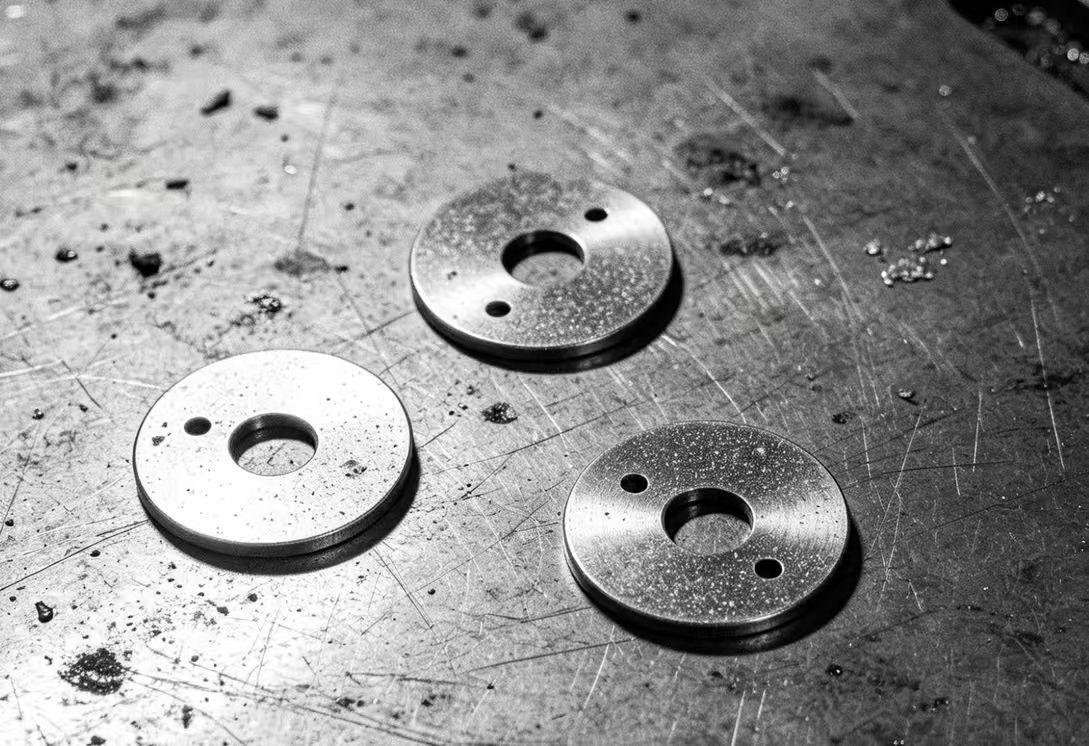
#> input picture data/part.png, 1089 x 746 px
$ jupyter execute part.ipynb
#> lines starting #> are read from the running program, lines starting #| are printed output that depends on the picture; after the words box and inside, x2 and y2 are one past the last pixel; in counts of white or black regions, pixels touching at a corner belong together
[cell 1]
# (一) OpenCV 传统图像处理（满分35分，基础必做）
# 给定一张工业零件图片part.png，使用OpenCV Python完成完整流水线处理：
# 1. 读取图像，转为灰度图；（4分）
# 2. 使用合适滤波去除图片椒盐噪声；（3分）
# 3. 形态学操作：去除微小噪点，填充零件内部细小孔洞；（7分）
# 4. 查找所有外部轮廓，筛选有效零件轮廓；（8分）
# 5. 在原图绘制筛选后的轮廓，并标注每个轮廓外接矩形、中心坐标；（8分）
# 6. 保存最终处理完成的可视化结果 `result_part.png`。（5分）

[cell 2]
# 1. 读取图像，转为灰度图；（4分）
import cv2 as cv

img = cv.imread('./data/part.png')
#> img is the input picture: shape (746, 1089, 3); mean B, G, R 144.2, 144.2, 144.2
img = cv.resize(img, (800, 500))
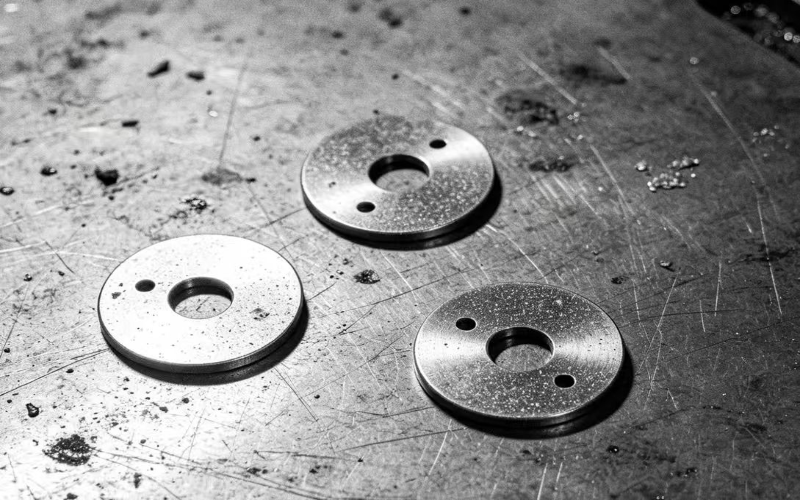
#> img: shape (500, 800, 3); mean B, G, R 144, 144, 144
gray = cv.cvtColor(img, cv.COLOR_BGR2GRAY)

cv.imshow('gray', gray)
cv.waitKey(0)
cv.destroyAllWindows()

[cell 3]
# 2. 使用合适滤波去除图片椒盐噪声；（3分）
# 中值滤波对椒盐噪声效果最佳
kernel_size = 5
median_filtered_image = cv.medianBlur(gray, kernel_size)
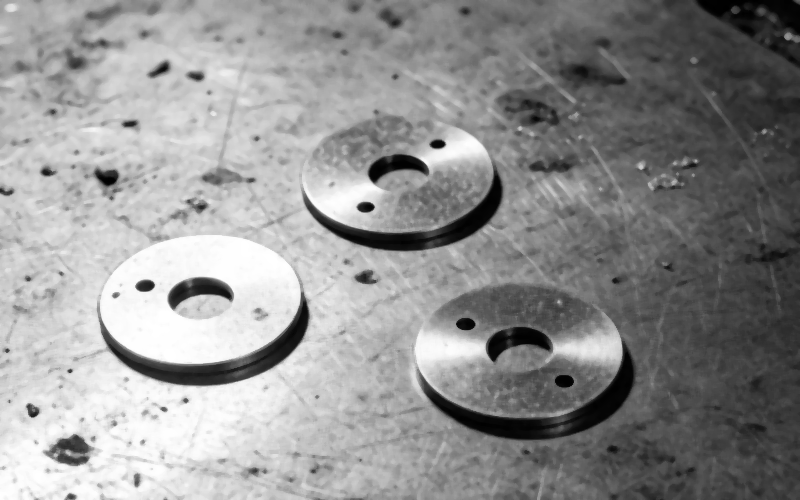
#> median_filtered_image: shape (500, 800); min 0, max 255, mean 144.6

cv.imshow('median_filtered_image', median_filtered_image)
cv.waitKey(0)
cv.destroyAllWindows()

[cell 4]
# 3. 形态学操作：去除微小噪点，填充零件内部细小孔洞；（7分）
# 自适应阈值二值化（反相）
binary = cv.adaptiveThreshold(
    median_filtered_image,      # 输入图像（灰度图）
    255,                        # 阈值最大值，前景像素设为此值
    cv.ADAPTIVE_THRESH_GAUSSIAN_C,  # 自适应方法：高斯加权平均
    cv.THRESH_BINARY_INV,       # 反相二值化：暗区域为前景(白色)
    blockSize=31,               # 邻域大小(必须是奇数)
    C=10                        # 常数，从局部均值中减去
)
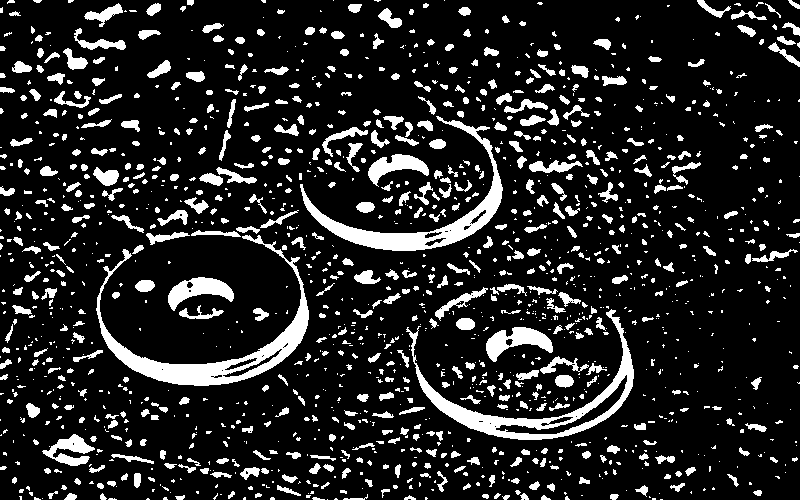
#> binary: shape (500, 800); 14.3% white; 1506 white regions (923 under 20 px), largest, box (x1, y1, x2, y2) and area: (96, 235, 309, 386) 4958, (406, 309, 634, 440) 4094, (300, 116, 503, 251) 4003

# 闭运算：填充孔洞（先膨胀后腐蚀）
kernel_close = cv.getStructuringElement(cv.MORPH_RECT, (9, 9))
closed = cv.morphologyEx(binary, cv.MORPH_CLOSE, kernel_close)
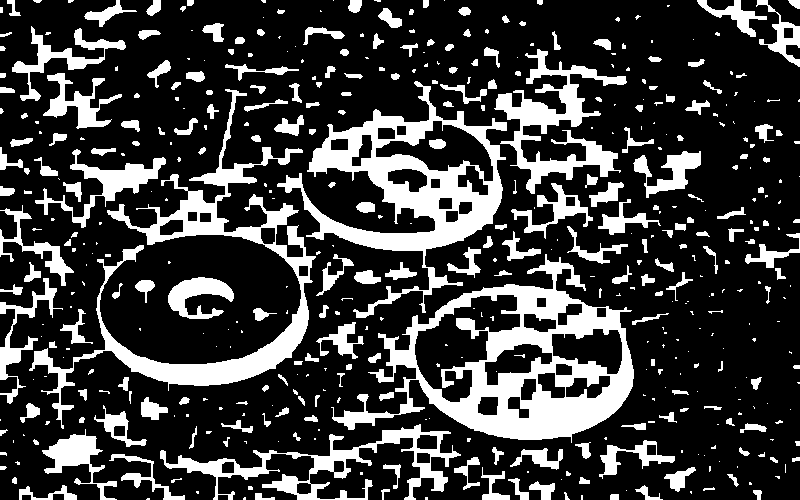
#> closed: shape (500, 800); 23.7% white; 476 white regions (242 under 20 px), largest, box (x1, y1, x2, y2) and area: (331, 254, 634, 443) 18077, (277, 81, 507, 318) 13463, (29, 89, 316, 429) 12091

# 开运算：去除噪点（先腐蚀后膨胀）
kernel_open = cv.getStructuringElement(cv.MORPH_RECT, (3, 3))
opened = cv.morphologyEx(closed, cv.MORPH_OPEN, kernel_open)
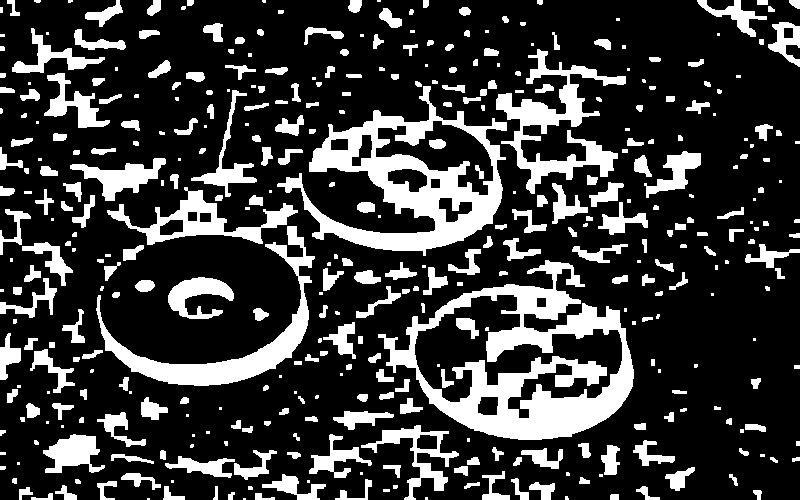
#> opened: shape (500, 800); 22.6% white; 402 white regions (109 under 20 px), largest, box (x1, y1, x2, y2) and area: (378, 260, 634, 440) 16338, (277, 86, 507, 256) 12384, (96, 226, 315, 386) 5719

cv.imshow('closed and opened', cv.hconcat([closed, opened]))
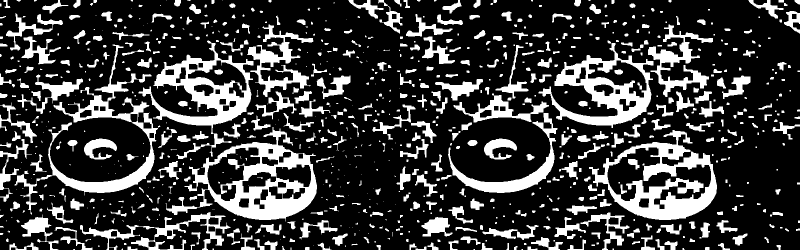
#> window 'closed and opened': shape (500, 1600) (shown at 1/2 size); 23.2% white; 873 white regions (349 under 20 px)
cv.waitKey(0)
cv.destroyAllWindows()

[cell 5]
# 4. 查找所有外部轮廓，筛选有效零件轮廓；（8分）
# 查找最外层轮廓（检测最外层轮廓，压缩轮廓点）
contours, _ = cv.findContours(opened, cv.RETR_EXTERNAL, cv.CHAIN_APPROX_SIMPLE)
#> contours = 396 contours, 162 with area under 20; largest, box (x1, y1, x2, y2) and area: (378, 260, 634, 440) 27172, (277, 86, 507, 256) 17322, (96, 226, 315, 386) 5292, (496, 49, 626, 194) 4687, (107, 187, 298, 245) 3229

# 按面积筛选：保留面积大于图像1.2%的轮廓
valid_contours = []
img_area = img.shape[0] * img.shape[1]
#> img_area = 400000
min_area_threshold = img_area * 0.012
#> min_area_threshold = 4800

for contour in contours:
    if cv.contourArea(contour) >= min_area_threshold:
        valid_contours.append(contour)
#> this loop made 396 passes
#> contour on passes 1 to 3: [[243, 498], [243, 499], [245, 499], [245, 498]], [[147, 498], [147, 499], [149, 499], [149, 498]], [[425, 497], [425, 499], [427, 499], [427, 497]]
#> after the loop, valid_contours = 3 contours; box (x1, y1, x2, y2) and area: (378, 260, 634, 440) 27172, (277, 86, 507, 256) 17322, (96, 226, 315, 386) 5292

print(f"检测到 {len(contours)} 个轮廓，筛选后保留 {len(valid_contours)} 个有效零件轮廓")
#| 检测到 396 个轮廓，筛选后保留 3 个有效零件轮廓

[cell 6]
# 5. 在原图绘制筛选后的轮廓，并标注每个轮廓外接矩形、中心坐标；（8分）
result = img.copy()

for i, contour in enumerate(valid_contours):
    cv.drawContours(result, [contour], -1, (0, 255, 0), 2)  # 绿色轮廓
    x, y, w, h = cv.boundingRect(contour)
    cv.rectangle(result, (x, y), (x + w, y + h), (0, 0, 255), 2)  # 红色矩形

    cx, cy = x + w // 2, y + h // 2
    cv.drawMarker(result, (cx, cy), (255, 0, 0), cv.MARKER_CROSS, 10, 2)  # 蓝色中心

    label = f"Part{i+1}({x},{y})"
    cv.putText(result, label, (x, y - 10), cv.FONT_HERSHEY_SIMPLEX, 0.8, (255, 255, 0), 2)
#> this loop made 3 passes
#> (x, y, w, h, cx, cy) on passes 1 to 3: (378, 260, 256, 180, 506, 350), (96, 226, 219, 160, 205, 306), (277, 86, 230, 170, 392, 171)
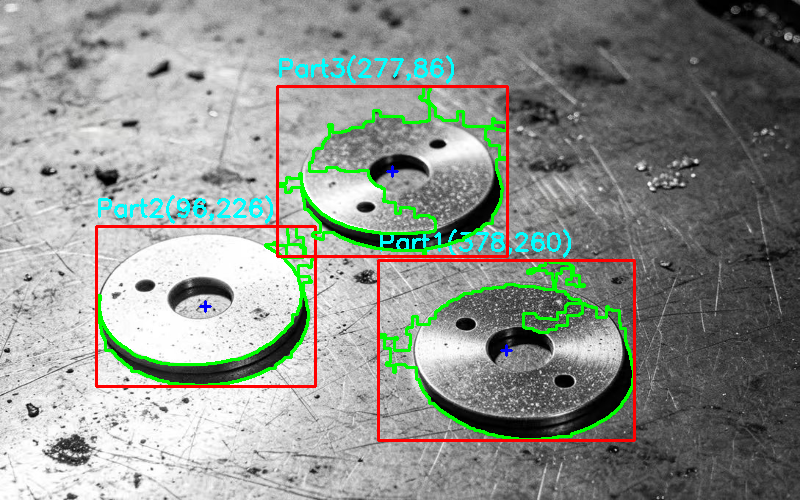
#> result: shape (500, 800, 3); 5.37% of pixels changed, all inside (x1, y1, x2, y2) = (95, 55, 636, 442)

cv.imshow('result', result)
cv.waitKey(0)
cv.destroyAllWindows()

$ run again, with yolo-detection/samples/test_001.png copied over data/part.png
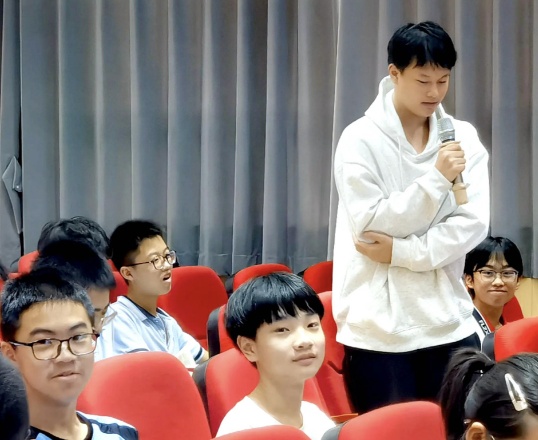
#> input picture yolo-detection/samples/test_001.png, 538 x 440 px
#> img is the input picture: shape (440, 538, 3); mean B, G, R 119.3, 121.4, 135.6
#> img: shape (500, 800, 3)
#> `binary = cv.adaptiveThreshold( median_filtered_image,`:
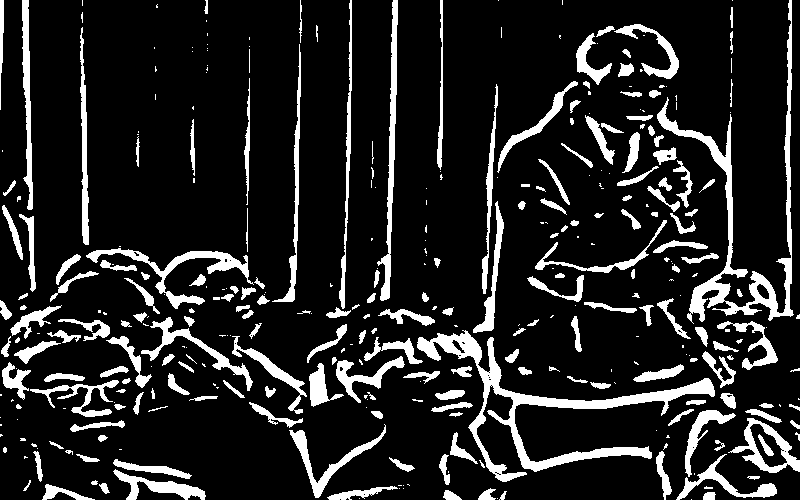
#> binary: shape (500, 800); 14.1% white; 359 white regions (156 under 20 px), largest, box (x1, y1, x2, y2) and area: (417, 330, 715, 482) 6253, (657, 0, 794, 324) 4984, (86, 248, 254, 309) 1836
#> closed: shape (500, 800); 19% white; 92 white regions (40 under 20 px), largest, box (x1, y1, x2, y2) and area: (0, 0, 800, 500) 58926, (0, 0, 36, 292) 2380, (367, 0, 398, 303) 2128
#> opened: shape (500, 800); 18.4% white; 98 white regions (11 under 20 px), largest, box (x1, y1, x2, y2) and area: (332, 0, 800, 500) 34604, (0, 248, 404, 500) 18373, (0, 0, 36, 292) 2284
#> contours = 97 contours, 22 with area under 20; largest, box (x1, y1, x2, y2) and area: (332, 0, 800, 500) 42159, (0, 248, 404, 500) 22174, (0, 0, 36, 292) 2202, (113, 459, 206, 500) 1959, (367, 0, 398, 303) 1810
#> the loop `for contour in contours:` made 97 passes
#> contour on passes 4, 13, 14, 15, 27, 33, 41, 44: [[92, 481], [92, 484], [97, 484], [97, 481]], [[51, 442], [51, 444], [53, 444], [53, 442]], [[20, 438], [20, 440], [24, 440], [24, 438]], [[0, 424], [0, 435], [1, 435], [1, 424]], [[798, 368], [798, 370], [799, 370], [799, 368]], [[341, 348], [341, 350], [344, 350], [344, 348]], [[302, 311], [302, 313], [310, 313], [310, 311]], [[432, 306], [432, 309], [436, 309], [436, 306]]
#> after the loop `for contour in contours:`: valid_contours = 2 contours; box (x1, y1, x2, y2) and area: (332, 0, 800, 500) 42159, (0, 248, 404, 500) 22174
#| 检测到 97 个轮廓，筛选后保留 2 个有效零件轮廓
#> the loop `for i, contour in enumerate(valid_contours):` made 2 passes
#> (x, y, w, h, cx, cy) on passes 1 to 2: (0, 248, 404, 252, 202, 374), (332, 0, 468, 500, 566, 250)
#> after the loop `for i, contour in enumerate(valid_contours):`:
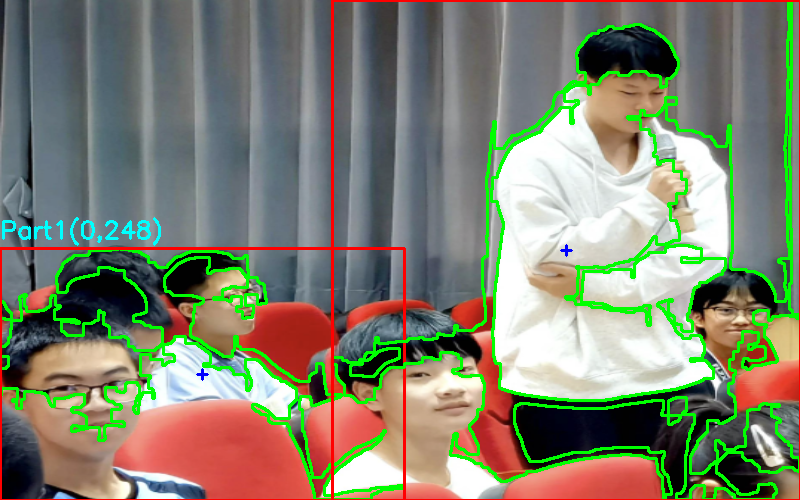
#> result: shape (500, 800, 3); mean B, G, R 111.3, 131.4, 128.4
